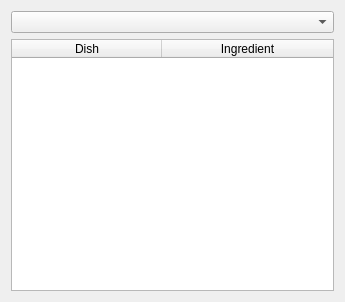
<?xml version="1.0" encoding="UTF-8"?>
<ui version="4.0">
 <class>Show_Dish</class>
 <widget class="QDialog" name="Show_Dish">
  <property name="geometry">
   <rect>
    <x>0</x>
    <y>0</y>
    <width>345</width>
    <height>302</height>
   </rect>
  </property>
  <property name="windowTitle">
   <string>Dialog</string>
  </property>
  <layout class="QGridLayout" name="gridLayout">
   <item row="0" column="0">
    <widget class="QComboBox" name="comboBox"/>
   </item>
   <item row="1" column="0">
    <widget class="QTableWidget" name="tableWidget">
     <attribute name="horizontalHeaderDefaultSectionSize">
      <number>150</number>
     </attribute>
     <attribute name="horizontalHeaderStretchLastSection">
      <bool>true</bool>
     </attribute>
     <column>
      <property name="text">
       <string>Dish</string>
      </property>
     </column>
     <column>
      <property name="text">
       <string>Ingredient</string>
      </property>
     </column>
    </widget>
   </item>
  </layout>
 </widget>
 <resources/>
 <connections/>
</ui>
